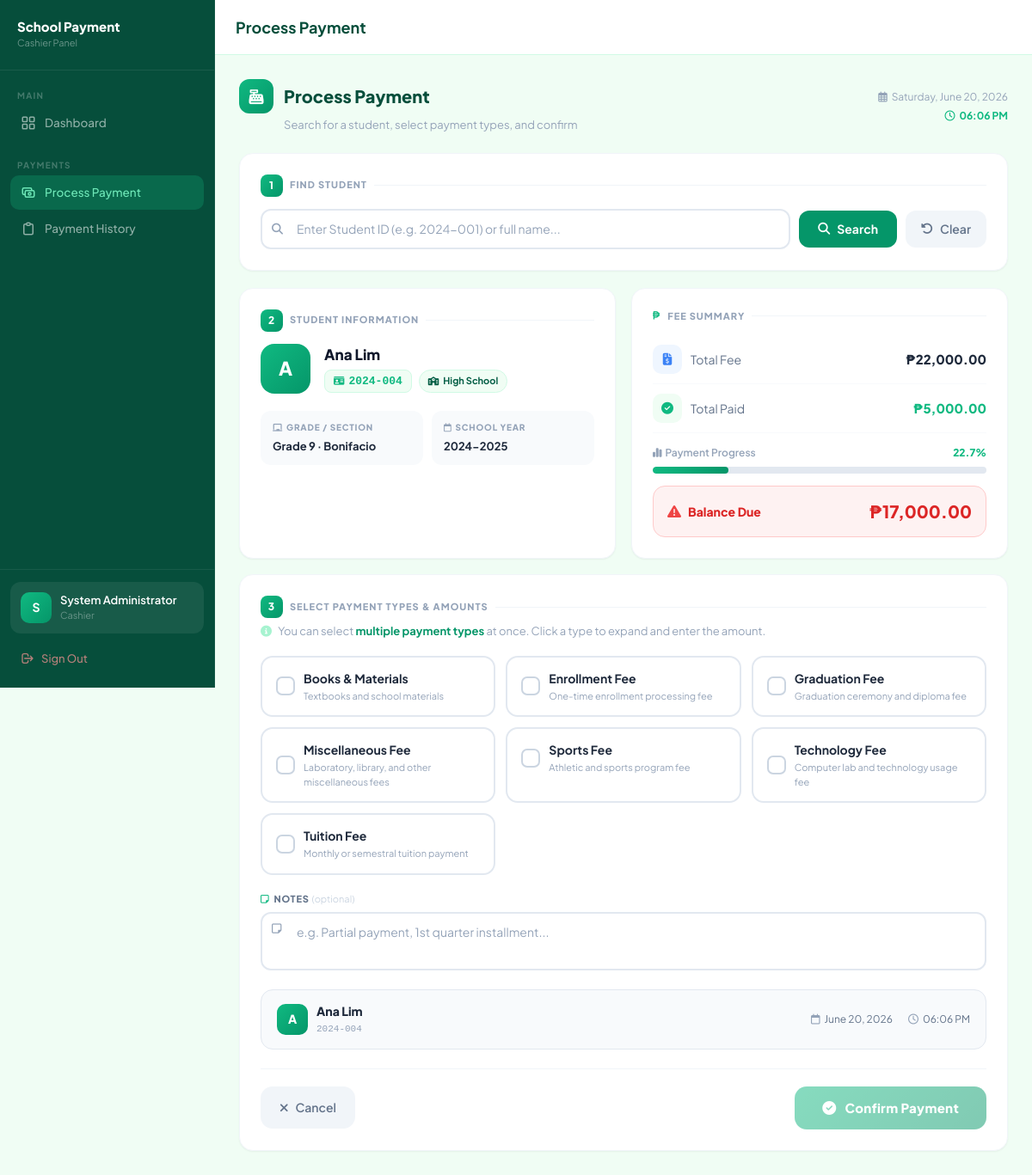
The page /cashier/process_payment.php?sid=4 (signed in) on the database its author committed.
### tables this page shows
CREATE TABLE IF NOT EXISTS students (
    id INT AUTO_INCREMENT PRIMARY KEY,
    student_id VARCHAR(20) NOT NULL UNIQUE,
    full_name VARCHAR(150) NOT NULL,
    grade_level VARCHAR(20),
    section VARCHAR(50),
    school_year VARCHAR(20),
    major VARCHAR(100) DEFAULT NULL,
    total_fee DECIMAL(10,2) DEFAULT 0.00,
    total_paid DECIMAL(10,2) DEFAULT 0.00,
    balance DECIMAL(10,2) GENERATED ALWAYS AS (total_fee - total_paid) STORED,
    status ENUM('active', 'inactive') DEFAULT 'active',
    created_at DATETIME DEFAULT CURRENT_TIMESTAMP,
    updated_at DATETIME DEFAULT CURRENT_TIMESTAMP ON UPDATE CURRENT_TIMESTAMP
);

CREATE TABLE IF NOT EXISTS payment_types (
    id INT AUTO_INCREMENT PRIMARY KEY,
    type_name VARCHAR(100) NOT NULL,
    description TEXT,
    status ENUM('active', 'inactive') DEFAULT 'active',
    created_at DATETIME DEFAULT CURRENT_TIMESTAMP
);

### cashier/process_payment.php (the view, shortened to what this page needs)
<?php
require_once '../includes/db.php';
$student = null;
if (isset($_GET['sid'])) {
    $sid     = intval($_GET['sid']);
    $student = $conn->query("SELECT * FROM students WHERE id=$sid AND status='active'")->fetch_assoc();
}
$payment_types_res = $conn->query("SELECT * FROM payment_types WHERE status='active' ORDER BY type_name");
$payment_types = [];
while ($pt = $payment_types_res->fetch_assoc()) $payment_types[] = $pt;
include 'layout_header.php';
?>
<?php include 'processstyle.php'; ?>
<div class="fade-up page-header" style="display:flex; align-items:center; justify-content:space-between; margin-bottom:22px;">
    <div>
        <div style="display:flex; align-items:center; gap:12px; margin-bottom:4px;">
            <div style="width:40px; height:40px; background:linear-gradient(135deg,#10b981,#059669); border-radius:12px; display:flex; align-items:center; justify-content:center;">
                <i class="fa-solid fa-cash-register" style="color:white; font-size:17px;"></i>
            </div>
            <h2 style="font-size:20px; font-weight:800; color:#064e3b; margin:0;">Process Payment</h2>
        </div>
        <p style="color:#94a3b8; font-size:13px; margin:0 0 0 52px;">Search for a student, select payment types, and confirm</p>
    </div>
    <div style="text-align:right;">
        <p style="font-size:12px; color:#94a3b8; margin:0;"><i class="fa-regular fa-calendar-days" style="margin-right:5px;"></i><?= date('l, F j, Y') ?></p>
        <p style="font-size:12px; color:#10b981; font-weight:700; margin:4px 0 0;"><i class="fa-regular fa-clock" style="margin-right:5px;"></i><?= date('h:i A') ?></p>
    </div>
</div>
<div class="bg-white rounded-2xl border border-slate-100 shadow-sm p-6 mb-5 fade-up">
    <div class="section-label">
        <div class="step-badge">1</div> Find Student
    </div>
    <form method="GET">
        <div class="search-row" style="display:flex; gap:10px; align-items:center;">
            <div class="field-group" style="flex:1;">
                <input type="text" name="q"
                    value="<?= htmlspecialchars($_GET['q'] ?? '') ?>"
                    placeholder="Enter Student ID (e.g. 2024-001) or full name..."
                    autofocus class="field-input">
            </div>
            <button type="submit" style="display:flex;align-items:center;gap:8px;background:#059669;color:white;border:none;padding:11px 22px;border-radius:12px;font-size:14px;font-weight:700;cursor:pointer;transition:all 0.2s;font-family:inherit;">
                <i class="fa-solid fa-magnifying-glass"></i> Search
            </button>
            <?php if ($student || isset($_GET['search_student'])): ?>
            <a href="process_payment.php" style="display:flex;align-items:center;gap:8px;background:#f1f5f9;color:#64748b;padding:11px 18px;border-radius:12px;font-size:14px;font-weight:600;text-decoration:none;transition:all 0.2s;">
                <i class="fa-solid fa-rotate-left"></i> Clear
            </a>
            <?php endif; ?>
        </div>
    </form>
</div>
<?php if ($student):
    $pct = $student['total_fee'] > 0 ? min(100, ($student['total_paid'] / $student['total_fee'] * 100)) : 0;
    $college_levels = ['1st Year','2nd Year','3rd Year','4th Year','5th Year'];
    $is_college = in_array($student['grade_level'], $college_levels);
?>
<div class="student-grid" style="display:grid; grid-template-columns:1fr 1fr; gap:18px; margin-bottom:18px;">
    <div class="bg-white rounded-2xl border border-slate-100 shadow-sm p-6 fade-up2">
        <div class="section-label"><div class="step-badge">2</div> Student Information</div>
        <div style="display:flex; align-items:center; gap:16px; margin-bottom:20px;">
            <div class="avatar-ring" style="width:58px;height:58px;border-radius:16px;display:flex;align-items:center;justify-content:center;flex-shrink:0;
                background:<?= $is_college ? 'linear-gradient(135deg,#f59e0b,#d97706)' : 'linear-gradient(135deg,#10b981,#059669)' ?>;">
                <span style="color:white;font-weight:800;font-size:22px;"><?= strtoupper(substr($student['full_name'],0,1)) ?></span>
            </div>
            <div>
                <h3 style="font-size:17px;font-weight:800;color:#0f172a;margin:0 0 4px;"><?= htmlspecialchars($student['full_name']) ?></h3>
                <div style="display:flex;gap:8px;flex-wrap:wrap;">
                    <span style="font-family:monospace;font-size:13px;font-weight:700;color:#10b981;background:#f0fdf4;padding:3px 10px;border-radius:8px;border:1px solid #d1fae5;">
                        <i class="fa-solid fa-id-card" style="margin-right:5px;font-size:11px;"></i><?= htmlspecialchars($student['student_id']) ?>
                    </span>
                    <span style="display:inline-flex;align-items:center;gap:5px;background:#f0fdf4;border:1px solid #d1fae5;color:#065f46;font-size:11px;font-weight:700;padding:4px 10px;border-radius:20px;">
                        <i class="fa-solid fa-<?= $is_college ? 'graduation-cap' : 'school' ?>" style="font-size:10px;"></i>
                        <?= $is_college ? 'College' : 'High School' ?>
                    </span>
                </div>
            </div>
        </div>
        <div class="student-detail-grid" style="display:grid;grid-template-columns:1fr 1fr;gap:10px;">
            <div style="background:#f8fafc;border-radius:12px;padding:12px 14px;">
                <p style="color:#94a3b8;font-size:10px;font-weight:800;letter-spacing:0.8px;text-transform:uppercase;margin:0 0 5px;">
                    <i class="fa-solid fa-chalkboard" style="margin-right:4px;"></i><?= $is_college ? 'Year / Course' : 'Grade / Section' ?>
                </p>
                <p style="color:#1e293b;font-weight:700;font-size:13px;margin:0;">
                    <?= htmlspecialchars($student['grade_level']) ?><?= $student['section'] ? ' · ' . htmlspecialchars($student['section']) : '' ?>
                </p>
            </div>
            <div style="background:#f8fafc;border-radius:12px;padding:12px 14px;">
                <p style="color:#94a3b8;font-size:10px;font-weight:800;letter-spacing:0.8px;text-transform:uppercase;margin:0 0 5px;">
                    <i class="fa-regular fa-calendar" style="margin-right:4px;"></i>School Year
                </p>
                <p style="color:#1e293b;font-weight:700;font-size:13px;margin:0;"><?= htmlspecialchars($student['school_year']) ?></p>
            </div>
        </div>
    </div>
    <div class="bg-white rounded-2xl border border-slate-100 shadow-sm p-6 fade-up2">
        <div class="section-label"><i class="fa-solid fa-peso-sign" style="color:#10b981;"></i> Fee Summary</div>
        <div class="fee-row">
            <div style="display:flex;align-items:center;gap:10px;">
                <div style="width:34px;height:34px;background:#eff6ff;border-radius:10px;display:flex;align-items:center;justify-content:center;">
                    <i class="fa-solid fa-file-invoice-dollar" style="color:#3b82f6;font-size:14px;"></i>
                </div>
                <span style="color:#64748b;font-size:14px;">Total Fee</span>
            </div>
            <span style="font-weight:800;font-size:15px;color:#1e293b;">₱<?= number_format($student['total_fee'],2) ?></span>
        </div>
        <div class="fee-row">
            <div style="display:flex;align-items:center;gap:10px;">
                <div style="width:34px;height:34px;background:#f0fdf4;border-radius:10px;display:flex;align-items:center;justify-content:center;">
                    <i class="fa-solid fa-circle-check" style="color:#10b981;font-size:14px;"></i>
                </div>
                <span style="color:#64748b;font-size:14px;">Total Paid</span>
            </div>
            <span style="font-weight:800;font-size:15px;color:#10b981;">₱<?= number_format($student['total_paid'],2) ?></span>
        </div>
        <div style="padding:14px 0;">
            <div style="display:flex;justify-content:space-between;margin-bottom:7px;">
                <span style="font-size:12px;color:#94a3b8;font-weight:600;"><i class="fa-solid fa-chart-simple" style="margin-right:4px;"></i>Payment Progress</span>
                <span style="font-size:12px;font-weight:800;color:#10b981;"><?= number_format($pct,1) ?>%</span>
            </div>
            <div class="progress-track"><div class="progress-fill" style="width:<?= $pct ?>%;"></div></div>
        </div>
        <div style="display:flex;align-items:center;justify-content:space-between;padding:14px 16px;border-radius:14px;
            <?= $student['balance'] > 0 ? 'background:#fef2f2;border:1.5px solid #fecaca;' : 'background:#f0fdf4;border:1.5px solid #bbf7d0;' ?>">
            <div style="display:flex;align-items:center;gap:8px;">
                <i class="fa-solid <?= $student['balance'] > 0 ? 'fa-triangle-exclamation' : 'fa-circle-check' ?>"
                   style="font-size:16px;color:<?= $student['balance'] > 0 ? '#ef4444' : '#10b981' ?>;"></i>
                <span style="font-weight:800;font-size:14px;color:<?= $student['balance'] > 0 ? '#dc2626' : '#059669' ?>;">
                    <?= $student['balance'] > 0 ? 'Balance Due' : 'Fully Paid' ?>
                </span>
            </div>
            <span style="font-weight:900;font-size:20px;color:<?= $student['balance'] > 0 ? '#dc2626' : '#059669' ?>;">
                ₱<?= number_format(abs($student['balance']),2) ?>
            </span>
        </div>
    </div>
</div>
<div class="bg-white rounded-2xl border border-slate-100 shadow-sm p-6 fade-up3">
    <div class="section-label"><div class="step-badge">3</div> Select Payment Types & Amounts</div>
    <p style="font-size:13px;color:#94a3b8;margin:-8px 0 18px;">
        <i class="fa-solid fa-circle-info" style="margin-right:5px;color:#a7f3d0;"></i>
        You can select <strong style="color:#059669;">multiple payment types</strong> at once. Click a type to expand and enter the amount.
    </p>
    <form method="POST" id="paymentForm">
        <div class="pt-grid" style="display:grid; grid-template-columns: repeat(auto-fill, minmax(220px, 1fr)); gap:12px; margin-bottom:20px;">
            <?php foreach ($payment_types as $i => $pt): ?>
            <div class="pt-item" id="pt_item_<?= $pt['id'] ?>" onclick="togglePT(<?= $pt['id'] ?>)">
                <div style="display:flex;align-items:center;gap:10px;">
                    <div id="pt_check_<?= $pt['id'] ?>"
                         style="width:22px;height:22px;border-radius:7px;border:2px solid #cbd5e1;background:#fff;display:flex;align-items:center;justify-content:center;flex-shrink:0;transition:all 0.2s;">
                    </div>
                    <div>
                        <p style="font-size:14px;font-weight:700;color:#1e293b;margin:0;"><?= htmlspecialchars($pt['type_name']) ?></p>
                        <?php if (!empty($pt['description'])): ?>
                        <p style="font-size:11px;color:#94a3b8;margin:2px 0 0;"><?= htmlspecialchars($pt['description']) ?></p>
                        <?php endif; ?>
                    </div>
                </div>
            </div>
            <?php endforeach; ?>
        </div>
        <div style="margin-top:16px;">
            <label style="display:block;font-size:11px;font-weight:800;color:#64748b;text-transform:uppercase;letter-spacing:0.8px;margin-bottom:7px;">
                <i class="fa-regular fa-note-sticky" style="margin-right:5px;color:#10b981;"></i>Notes
                <span style="color:#cbd5e1;font-weight:400;text-transform:none;letter-spacing:0;font-size:11px;">(optional)</span>
            </label>
            <div class="field-group">
                <textarea name="notes" rows="2" placeholder="e.g. Partial payment, 1st quarter installment..."
                    class="field-input" style="padding-top:11px;padding-left:40px;resize:none;"></textarea>
            </div>
        </div>
        <div class="summary-strip" style="display:flex;align-items:center;justify-content:space-between;flex-wrap:wrap;gap:12px;margin-top:16px;padding:14px 18px;background:#f8fafc;border:1.5px solid #e2e8f0;border-radius:14px;">
            <div style="display:flex;align-items:center;gap:10px;">
                <div style="width:36px;height:36px;background:linear-gradient(135deg,<?= $is_college ? '#f59e0b,#d97706' : '#10b981,#059669' ?>);border-radius:10px;display:flex;align-items:center;justify-content:center;">
                    <span style="color:white;font-weight:800;font-size:14px;"><?= strtoupper(substr($student['full_name'],0,1)) ?></span>
                </div>
                <div>
                    <p style="font-size:14px;font-weight:800;color:#1e293b;margin:0;"><?= htmlspecialchars($student['full_name']) ?></p>
                    <p style="font-size:11px;color:#94a3b8;margin:2px 0 0;font-family:monospace;"><?= htmlspecialchars($student['student_id']) ?></p>
                </div>
            </div>
            <div style="display:flex;gap:18px;font-size:12px;color:#64748b;">
                <span><i class="fa-regular fa-calendar" style="margin-right:5px;color:#94a3b8;"></i><?= date('F j, Y') ?></span>
                <span><i class="fa-regular fa-clock" style="margin-right:5px;color:#94a3b8;"></i><?= date('h:i A') ?></span>
            </div>
        </div>
        <div class="action-row" style="display:flex;align-items:center;justify-content:space-between;margin-top:22px;padding-top:20px;border-top:1.5px solid #f1f5f9;">
            <a href="process_payment.php" class="btn-cancel">
                <i class="fa-solid fa-xmark"></i> Cancel
            </a>
            <button type="submit" class="btn-confirm" id="confirmBtn" disabled>
                <i class="fa-solid fa-circle-check" style="font-size:16px;"></i>
                Confirm Payment
            </button>
        </div>
    </form>
</div>
<?php endif; ?>
<?php include 'layout_footer.php'; ?>

### rows shown on the page
students: full_name "A", full_name "Ana Lim", student "2024-004", grade_level "Grade 9", section "Bonifacio", school_year "2024-2025", total_fee "22,000.00", total_paid "5,000.00", pct "22.7", balance "17,000.00"
payment_types: type_name "Books & Materials", description "Textbooks and school materials"
payment_types: type_name "Enrollment Fee", description "One-time enrollment processing fee"
payment_types: type_name "Graduation Fee", description "Graduation ceremony and diploma fee"
payment_types: $pt['id'] 2 (drawn), type_name "Miscellaneous Fee", description "Laboratory, library, and other miscellaneous fees"
payment_types: type_name "Sports Fee", description "Athletic and sports program fee"
payment_types: type_name "Technology Fee", description "Computer lab and technology usage fee"
payment_types: type_name "Tuition Fee", description "Monthly or semestral tuition payment"

### other values the page prints
substr($_SESSION['full_name']??'C',0,1) "S"
$_SESSION['full_name'] "System Administrator"
$page_title "Process Payment"
